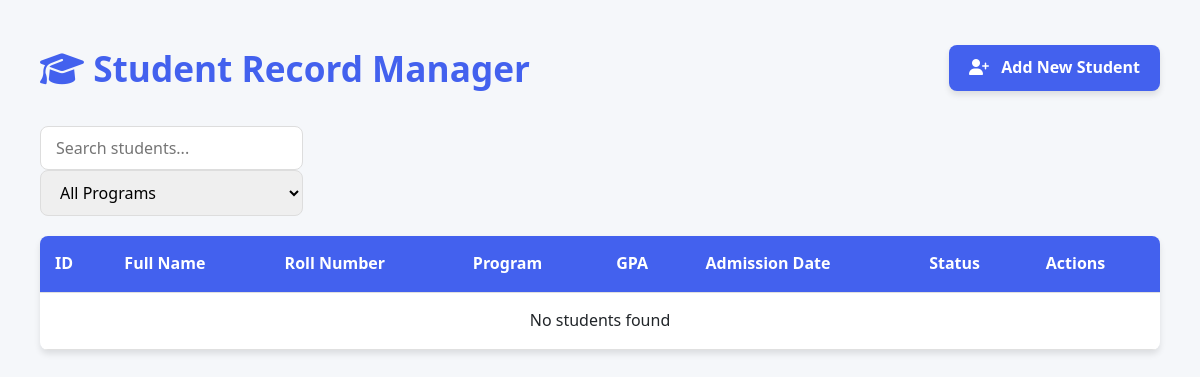
The app's page /, older data.
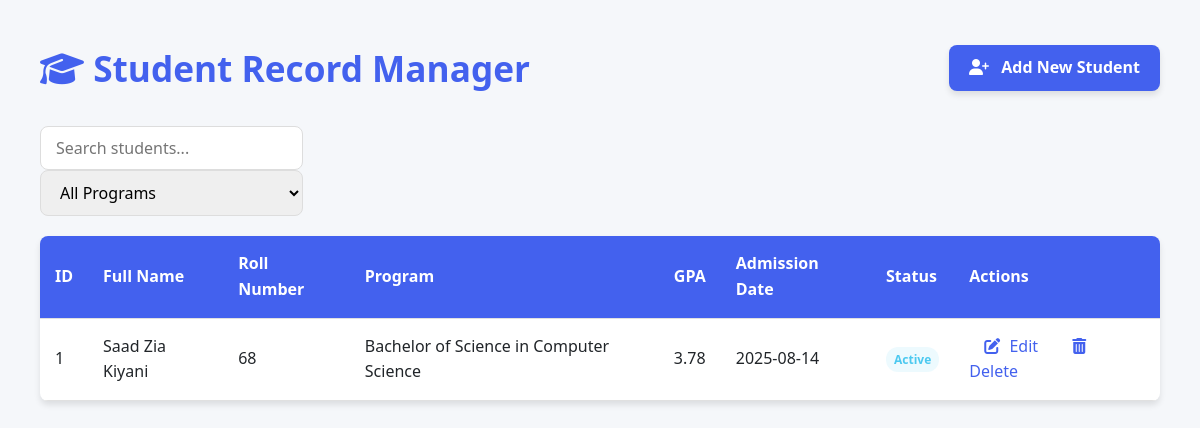
The same page, newer data.
### S_list/models.py (models this page shows, shortened)
class Student(models.Model):
    PROGRAM_CHOICES = [
        ('BSCS', 'Bachelor of Science in Computer Science'),
        ('BSSE', 'Bachelor of Science in Software Engineering'),
        ('BSIT', 'Bachelor of Science in Information Technology'),
        ('BBA', 'Bachelor of Business Administration'),
    ]
    STATUS_CHOICES = [
        ('active', 'Active'),
        ('inactive', 'Inactive'),
    ]
    full_name = models.CharField(max_length=100)
    roll_number = models.CharField(max_length=20, unique=True)
    program = models.CharField(max_length=10, choices=PROGRAM_CHOICES)
    gpa = models.DecimalField(
        max_digits=3,
        decimal_places=2,
        validators=[MinValueValidator(0.0), MaxValueValidator(4.0)]
    )
    admission_date = models.DateField()
    status = models.CharField(max_length=10, choices=STATUS_CHOICES, default='active')
    profile_pic = models.ImageField(
        upload_to='media/student_profile_pics/',
        null=True,
        blank=True
    )
    created_at = models.DateTimeField(auto_now_add=True)
    updated_at = models.DateTimeField(auto_now=True)
    class Meta:
        ordering = ['-created_at']
        verbose_name = 'Student'
        verbose_name_plural = 'Students'

### S_list/views.py (the view)
# urls.py: path('', StudentListView.as_view(), name='S_list'),
class StudentListView(ListView):
    model = Student
    template_name = 'S-list.html'
    context_object_name = 'students'
    paginate_by = 10
    def get_queryset(self):
        queryset = super().get_queryset()
        program = self.request.GET.get('program')
        search = self.request.GET.get('search')
        if program:
            queryset = queryset.filter(program=program)
        if search:
            queryset = queryset.filter(full_name__icontains=search)
        return queryset.order_by('-created_at')

### S_list/templates/S-list.html (shortened to what this page needs)
{% extends 'base.html' %}
{% load static %}
{% block css %}
    <link rel="stylesheet" href="{% static 'assests/css/S-list.css' %}">
{% endblock css %}
{% block S-list %}
<div class="container">
  <header>
    <h1><i class="fas fa-graduation-cap"></i> Student Record Manager</h1>
    <a href="{% url 'S_add' %}" class="btn">
      <i class="fas fa-user-plus"></i> Add New Student
    </a>
  </header>
  <div class="search-filter">
    <form method="get" action="{% url 'S_list' %}">
      <div class="search-box">
        <input type="text" name="search" value="{{ request.GET.search }}" placeholder="Search students...">
      </div>
      <div class="filter-box">
        <select name="program" onchange="this.form.submit()">
          <option value="">All Programs</option>
        </select>
      </div>
    </form>
  </div>
  <div class="table-container">
    <table id="studentTable">
      <thead>
        <tr>
          <th>ID</th>
          <th>Full Name</th>
          <th>Roll Number</th>
          <th>Program</th>
          <th>GPA</th>
          <th>Admission Date</th>
          <th>Status</th>
          <th>Actions</th>
        </tr>
      </thead>
      <tbody>
        {% for student in students %}
        <tr>
          <td>{{ student.id }}</td>
          <td>{{ student.full_name }}</td>
          <td>{{ student.roll_number }}</td>
          <td>{{ student.get_program_display }}</td>
          <td>{{ student.gpa }}</td>
          <td>{{ student.admission_date|date:"Y-m-d" }}</td>
          <td>
            <span class="status-badge status-{{ student.status }}">
              {{ student.get_status_display }}
            </span>
          </td>
          <td class="action-btns">
            <a href="{% url 'S_edit'  %}" class="edit">
              <i class="fas fa-edit"></i> Edit
            </a>
            <a href="{% url 'S_delete' student.pk %}" class="delete" onclick="return confirm('Are you sure?')">
              <i class="fas fa-trash-alt"></i> Delete
            </a>
          </td>
        </tr>
        {% empty %}
        <tr>
          <td colspan="8" class="text-center">No students found</td>
        </tr>
        {% endfor %}
      </tbody>
    </table>
  </div>
</div>
{% endblock S-list %}

### base/templates/base.html (shortened to what this page needs)
{% load static %}
<!DOCTYPE html>
<html lang="en">
<head>
  <link rel="stylesheet" href="https://cdnjs.cloudflare.com/ajax/libs/font-awesome/6.4.0/css/all.min.css">
  {% block css %}
  {% endblock css %}
</head>
<body>
{% block S-list %}
{% endblock S-list %}
</body>
</html>

### static/assests/css/S-list.css (style rules this page uses)
:root { --primary: #4361ee; --secondary: #3f37c9; --accent: #4895ef; --light: #f8f9fa; --dark: #212529; --success: #4cc9f0; --danger: #f72585; --warning: #f8961e; --border-radius: 8px; --box-shadow: 0 4px 6px rgba(0, 0, 0, 0.1); --transition: all 0.3s ease; }
* { margin: 0; padding: 0; box-sizing: border-box; font-family: 'Segoe UI', Tahoma, Geneva, Verdana, sans-serif; }
body { background-color: #f5f7fa; color: var(--dark); line-height: 1.6; padding: 20px; }
.container { max-width: 1200px; margin: 0 auto; padding: 20px; }
header { display: flex; justify-content: space-between; align-items: center; margin-bottom: 30px; animation: fadeInDown 0.8s ease; }
h1 { color: var(--primary); font-size: 2.2rem; font-weight: 700; }
.btn { display: inline-block; padding: 10px 20px; background-color: var(--primary); color: white; border: none; border-radius: var(--border-radius); cursor: pointer; text-decoration: none; font-weight: 600; transition: var(--transition); box-shadow: var(--box-shadow); }
.btn i { margin-right: 8px; }
.table-container { background-color: white; border-radius: var(--border-radius); box-shadow: var(--box-shadow); overflow: hidden; animation: fadeIn 0.8s ease; }
table { width: 100%; border-collapse: collapse; }
th, td { padding: 15px; text-align: left; border-bottom: 1px solid #e0e0e0; }
th { background-color: var(--primary); color: white; font-weight: 600; position: sticky; top: 0; }
.action-btns a { color: var(--primary); text-decoration: none; margin: 0 5px; transition: var(--transition); padding: 5px 10px; border-radius: 4px; }
.action-btns a i { margin-right: 5px; }
.search-filter { display: flex; justify-content: space-between; margin-bottom: 20px; gap: 15px; animation: fadeInUp 0.8s ease; }
.search-box, .filter-box { flex: 1; }
.search-box input, .filter-box select { width: 100%; padding: 10px 15px; border: 1px solid #ddd; border-radius: var(--border-radius); font-size: 16px; transition: var(--transition); }
.status-badge { display: inline-block; padding: 3px 8px; border-radius: 12px; font-size: 12px; font-weight: 600; }
.status-active { background-color: rgba(76, 201, 240, 0.1); color: var(--success); }

Row changes from the older to the newer data that the page shows:
added Student: id "1", full_name "Saad Zia Kiyani", roll_number "68", program "Bachelor of Science in Computer Science", gpa "3.78", admission_date "2025-08-14", status "Active"
Text that changed along with them:
text no longer shown: "No students found"
